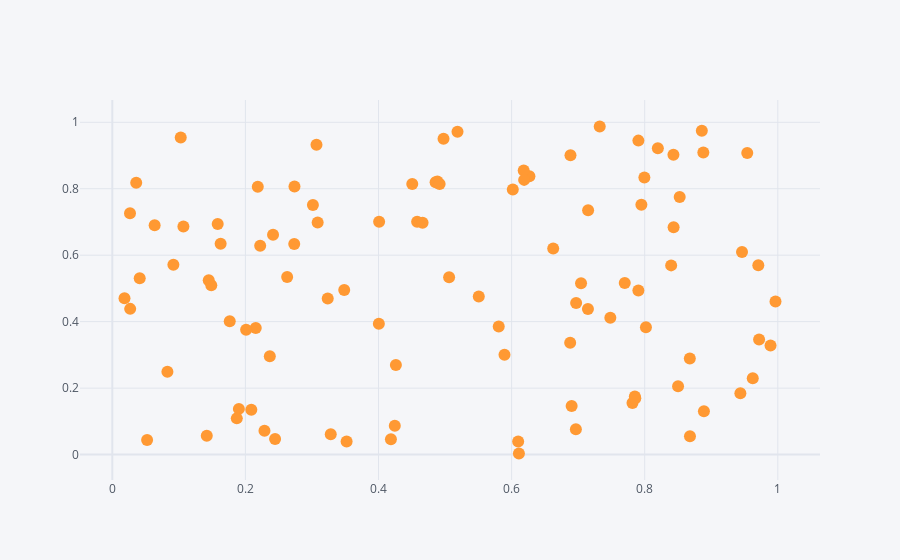

Notebook cell for this chart:
### Code cell
df1.iplot(x = "a", y = "b", mode = "markers")
